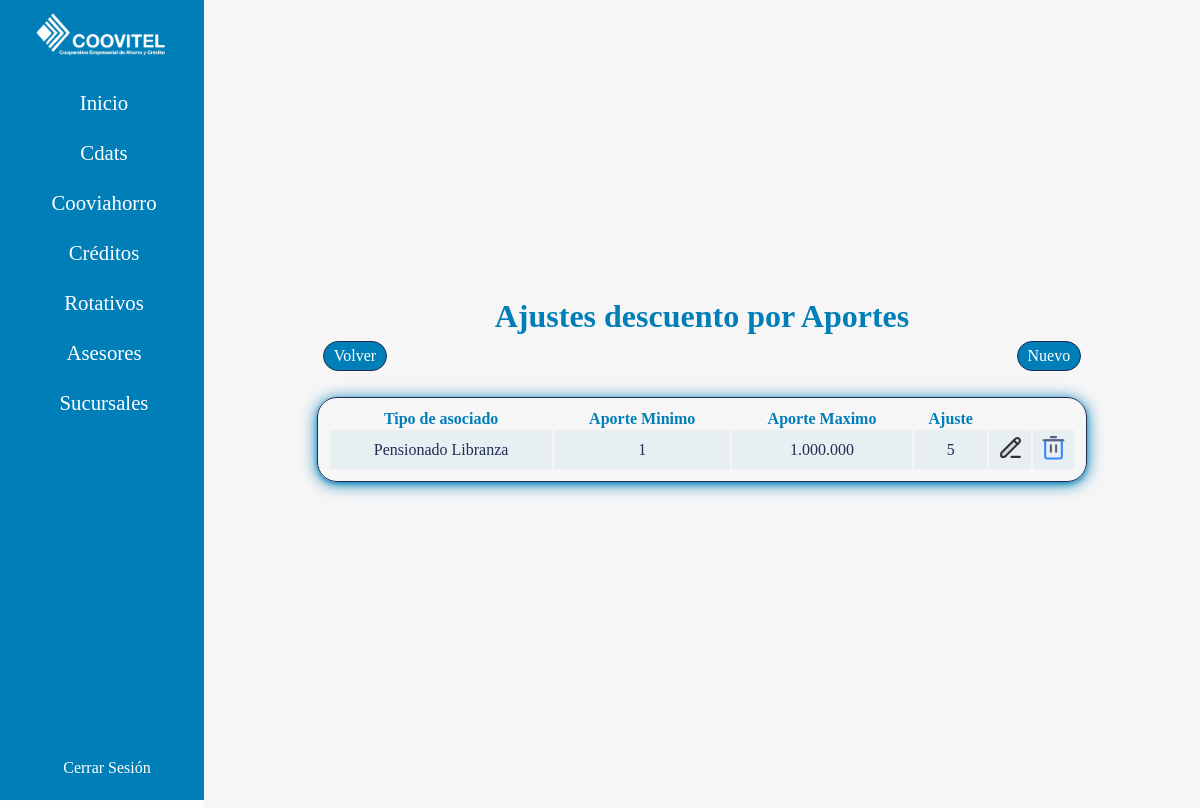
Page /ajustes/ajustesaporte (signed in) on the committed database.
### descuentos_Credito/models.py (models this page shows)
class AjustesAportes(models.Model):
    asociado = models.ForeignKey(TypeAsociado, on_delete=models.CASCADE)
    aporteMin = models.CharField(max_length=200)
    aporteMax = models.CharField(max_length=200)
    ajuste = models.IntegerField()

### credito/models.py (models this page shows)
class TypeAsociado(models.Model):
    name = models.CharField(max_length=200)
    def __str__(self):
        return f"{self.name}"

### descuentos_Credito/views.py (the view)
# urls.py: path("ajustes/ajustesaporte", views.ajustesAporte, name="ajusteaporte"),
@login_required
def ajustesAporte(request):
    ajustes = AjustesAportes.objects.all()
    return render(request, 'creditos/ajustes/aporte/ajustesaporte.html', {'ajustes': ajustes})

### controls/templates/creditos/ajustes/aporte/ajustesaporte.html (shortened to what this page needs)
{% extends 'base.html' %}
{% load humanize %}
{% block content %}
    <div class="types">
        <h1 class="title-type">Ajustes descuento por Aportes</h1>
        <div class="buttons">
            <a class="bts" href="{% url 'creditos' %}">Volver</a>
            <a class="bts" href="{% url 'createajusteaporte' %}">Nuevo</a>
        </div>
        <table>
            <tr>
                <th>Tipo de asociado</th>
                <th>Aporte Minimo</th>
                <th>Aporte Maximo</th>
                <th>Ajuste</th>
                <th></th>
                <th></th>
            </tr>
            {% for ajuste in ajustes%}
                <tr>
                    <td>{{ajuste.asociado}}</td>
                    <td>{{ajuste.aporteMin}}</td>
                    <td>{{ajuste.aporteMax}}</td>
                    <td>{{ajuste.ajuste}}</td>
                    <td>
                        <a href="{% url 'updateajusteaporte' ajuste.id %}">
                        </a>
                    </td>
                    <td>
                        <a onclick="return confirm('Esta seguro de eliminar este a Ajuste de Aporte?')" href="{% url 'deleteajusteaporte' ajuste.id%}">
                        </a>
                    </td>
                </tr>
            {% endfor %}
        </table>
    </div>
{% endblock %}

### account/static/css/style.css (style rules this page uses)
:root { --backColor: #fdfdfd; --colorWhite: #fff; --colorLinks: #007eb8; --colorOne: #202d54; --colorTwo: #2c3870; --colorThree: #2d2e83; --colorFour: #007eb8; }
* { margin: 0; padding: 0; box-sizing: border-box; }
html { height: 100%; height: 100vh; font-family:Georgia, 'Times New Roman', Times, serif; color: var(--colorFour); }
body { height: auto; min-height: 100%; min-height: 100vh; overflow-y: scroll; background-color: var(--backColor); display: grid; grid-template-areas: "aside main main"; grid-template-columns: 17vw 1fr; grid-template-rows: 1fr auto; }
a { text-decoration: none; }

### controls/static/css/style2.css (style rules this page uses)
:root { --backColor: #fdfdfd; --colorWhite: #fff; --colorLinks: #007eb8; --colorOne: #202d54; --colorTwo: #2c3870; --colorThree: #2d2e83; --colorFour: #007eb8; }
.types { width: 100%; display: flex; flex-direction: column; justify-content: center; align-items: center; }
.title-type { color: var(--colorFour); }
.buttons { width: 90%; display: flex; flex-direction: row; justify-content: space-between; align-items: center; padding: 6px; }
.bts { background-color: #007eb8; border: 1px solid var(--colorOne); border-radius: 20px; padding: 5px 10px; color: #fff; transition: all .3s ease; }
td { color: #202d54; padding: 5px 0px; }
tr:nth-child(2n) { background-color: #007eb810; }
.image { transition: all .3s ease-in-out; }

### controls/static/css/options.css (style rules this page uses)
:root { --backColor: #fdfdfd; --colorWhite: #fff; --colorLinks: #007eb8; --colorOne: #202d54; --colorTwo: #2c3870; --colorThree: #2d2e83; --colorFour: #007eb8; }

### asesores/static/css/asesores.css (style rules this page uses)
:root { --backColor: #fdfdfd; --colorWhite: #fff; --colorLinks: #007eb8; --colorOne: #202d54; --colorTwo: #2c3870; --colorThree: #2d2e83; --colorFour: #007eb8; }
.types { width: 100%; display: flex; flex-direction: column; justify-content: center; align-items: center; }
.title-type { color: var(--colorFour); }
.buttons { width: 90%; display: flex; flex-direction: row; justify-content: space-between; align-items: center; padding: 6px; }
.bts { background-color: #007eb8; border-radius: 20px; padding: 5px 10px; color: #fff; transition: all .3s ease; }
td { color: #202d54; padding: 5px 0px; }
tr:nth-child(2n) { background-color: #007eb810; }
.image { transition: all .3s ease-in-out; }

### asesores/static/css/paginator.css (style rules this page uses)
:root { --backColor: #fdfdfd; --colorWhite: #fff; --colorLinks: #007eb8; --colorOne: #202d54; --colorTwo: #2c3870; --colorTwoLow: #2c387028; --colorThree: #2d2e83; --colorFour: #007eb8; }
a { text-decoration: none; color: var(--colorWhite); }

### rows in the picture
AjustesAportes: asociado "Pensionado Libranza", aporteMin "1", aporteMax "1.000.000", ajuste "5"
